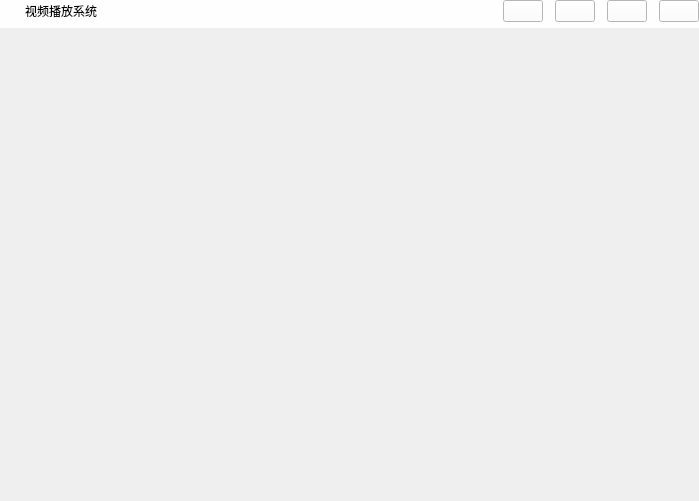
<?xml version="1.0" encoding="UTF-8"?>
<ui version="4.0">
 <class>MainWindow</class>
 <widget class="QMainWindow" name="MainWindow">
  <property name="geometry">
   <rect>
    <x>0</x>
    <y>0</y>
    <width>699</width>
    <height>501</height>
   </rect>
  </property>
  <property name="windowTitle">
   <string>MainWindow</string>
  </property>
  <property name="toolButtonStyle">
   <enum>Qt::ToolButtonIconOnly</enum>
  </property>
  <property name="animated">
   <bool>true</bool>
  </property>
  <property name="documentMode">
   <bool>false</bool>
  </property>
  <property name="tabShape">
   <enum>QTabWidget::Rounded</enum>
  </property>
  <widget class="QWidget" name="centralwidget">
   <property name="styleSheet">
    <string notr="true"/>
   </property>
   <layout class="QGridLayout" name="gridLayout">
    <property name="leftMargin">
     <number>0</number>
    </property>
    <property name="topMargin">
     <number>0</number>
    </property>
    <property name="rightMargin">
     <number>0</number>
    </property>
    <property name="bottomMargin">
     <number>0</number>
    </property>
    <property name="spacing">
     <number>0</number>
    </property>
    <item row="0" column="0">
     <widget class="QWidget" name="widgetBase" native="true">
      <property name="styleSheet">
       <string notr="true"/>
      </property>
      <property name="Background" stdset="0">
       <bool>true</bool>
      </property>
      <layout class="QGridLayout" name="gridLayout_2">
       <property name="leftMargin">
        <number>0</number>
       </property>
       <property name="topMargin">
        <number>0</number>
       </property>
       <property name="rightMargin">
        <number>0</number>
       </property>
       <property name="bottomMargin">
        <number>0</number>
       </property>
       <property name="spacing">
        <number>0</number>
       </property>
       <item row="0" column="0">
        <widget class="QWidget" name="widgetTitle" native="true">
         <property name="styleSheet">
          <string notr="true">background-color: rgb(254, 254, 254);</string>
         </property>
         <layout class="QGridLayout" name="gridLayout_3">
          <property name="topMargin">
           <number>0</number>
          </property>
          <property name="rightMargin">
           <number>0</number>
          </property>
          <property name="bottomMargin">
           <number>6</number>
          </property>
          <property name="spacing">
           <number>0</number>
          </property>
          <item row="0" column="0">
           <layout class="QHBoxLayout" name="horizontalLayout_2">
            <property name="spacing">
             <number>9</number>
            </property>
            <item>
             <widget class="QLabel" name="lbLogo">
              <property name="sizePolicy">
               <sizepolicy hsizetype="Expanding" vsizetype="Preferred">
                <horstretch>0</horstretch>
                <verstretch>0</verstretch>
               </sizepolicy>
              </property>
              <property name="styleSheet">
               <string notr="true">border-image: url(:/Resourse/image/logo.png);</string>
              </property>
              <property name="text">
               <string/>
              </property>
              <property name="alignment">
               <set>Qt::AlignCenter</set>
              </property>
             </widget>
            </item>
            <item>
             <widget class="QLabel" name="lbTitle">
              <property name="text">
               <string>视频播放系统</string>
              </property>
             </widget>
            </item>
           </layout>
          </item>
          <item row="0" column="2">
           <layout class="QHBoxLayout" name="horizontalLayout">
            <property name="spacing">
             <number>12</number>
            </property>
            <item>
             <widget class="ButtonDesigned" name="btnMin">
              <property name="text">
               <string/>
              </property>
              <property name="MenuButton" stdset="0">
               <bool>true</bool>
              </property>
             </widget>
            </item>
            <item>
             <widget class="ButtonDesigned" name="btnNormal">
              <property name="text">
               <string/>
              </property>
              <property name="MenuButton" stdset="0">
               <bool>true</bool>
              </property>
             </widget>
            </item>
            <item>
             <widget class="ButtonDesigned" name="btnMax">
              <property name="text">
               <string/>
              </property>
              <property name="MenuButton" stdset="0">
               <bool>true</bool>
              </property>
             </widget>
            </item>
            <item>
             <widget class="ButtonDesigned" name="btnClose">
              <property name="text">
               <string/>
              </property>
              <property name="MenuButton" stdset="0">
               <bool>true</bool>
              </property>
             </widget>
            </item>
           </layout>
          </item>
          <item row="0" column="1">
           <spacer name="horizontalSpacer">
            <property name="orientation">
             <enum>Qt::Horizontal</enum>
            </property>
            <property name="sizeHint" stdset="0">
             <size>
              <width>741</width>
              <height>20</height>
             </size>
            </property>
           </spacer>
          </item>
         </layout>
        </widget>
       </item>
       <item row="1" column="0">
        <widget class="QWidget" name="widgetContent" native="true">
         <property name="sizePolicy">
          <sizepolicy hsizetype="Expanding" vsizetype="Expanding">
           <horstretch>0</horstretch>
           <verstretch>0</verstretch>
          </sizepolicy>
         </property>
         <property name="styleSheet">
          <string notr="true"/>
         </property>
         <layout class="QGridLayout" name="gridLayout_4">
          <property name="leftMargin">
           <number>0</number>
          </property>
          <property name="topMargin">
           <number>0</number>
          </property>
          <property name="rightMargin">
           <number>0</number>
          </property>
          <property name="bottomMargin">
           <number>0</number>
          </property>
          <property name="spacing">
           <number>0</number>
          </property>
          <item row="0" column="0">
           <widget class="CustomPlayer" name="widgetPlayer" native="true">
            <property name="sizePolicy">
             <sizepolicy hsizetype="Preferred" vsizetype="Expanding">
              <horstretch>0</horstretch>
              <verstretch>0</verstretch>
             </sizepolicy>
            </property>
            <property name="styleSheet">
             <string notr="true"/>
            </property>
           </widget>
          </item>
          <item row="1" column="0">
           <widget class="WidgetMediaControl" name="widgetMediaControl" native="true">
            <property name="minimumSize">
             <size>
              <width>0</width>
              <height>0</height>
             </size>
            </property>
            <property name="styleSheet">
             <string notr="true"/>
            </property>
           </widget>
          </item>
         </layout>
        </widget>
       </item>
      </layout>
     </widget>
    </item>
   </layout>
  </widget>
 </widget>
 <customwidgets>
  <customwidget>
   <class>CustomPlayer</class>
   <extends>QWidget</extends>
   <header>Player/customplayer.h</header>
   <container>1</container>
  </customwidget>
  <customwidget>
   <class>WidgetMediaControl</class>
   <extends>QWidget</extends>
   <header>Widget/widgetmediacontrol.h</header>
   <container>1</container>
  </customwidget>
  <customwidget>
   <class>ButtonDesigned</class>
   <extends>QPushButton</extends>
   <header>Widget/buttondesigned.h</header>
  </customwidget>
 </customwidgets>
 <resources/>
 <connections/>
</ui>
